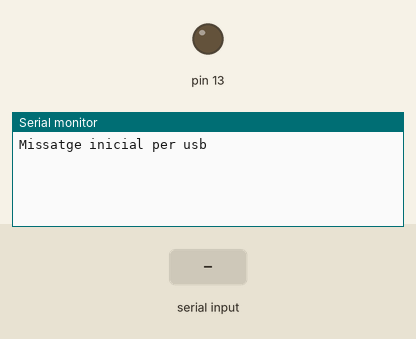
This sketch was run on a simulated Arduino Uno, built with avr-gcc and run on an emulated ATmega328P. Parts: output pins drawn as LEDs (lit = HIGH), the last lines printed to the serial monitor. The inputs (shaded band) are chosen by the test bench.

Above: at 1.2 s.
1.3 s: "1" received over the second serial link
At 2.5 s:
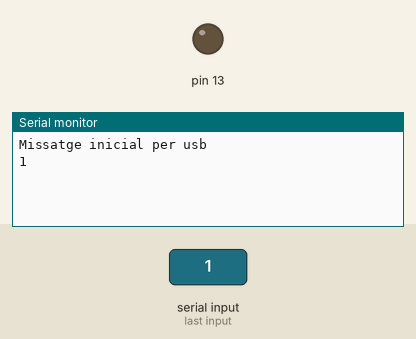
2.8 s: "?" received over the second serial link
At 3.7 s:
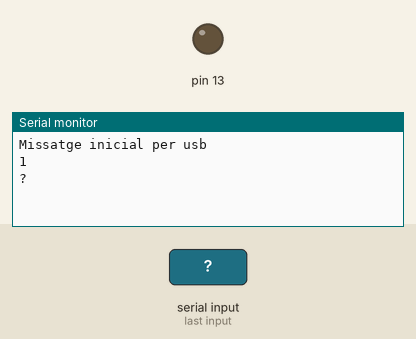

The sketch:

Test_Communication.ino
```cpp
#include <SoftwareSerial.h>
#define BT_TX 10
#define BT_RX 11

#define USB_BAUD_RATE 9600

SoftwareSerial BT(BT_TX,BT_RX);

// creates a "virtual" serial port/UART
// connect BT module TX to D10
// connect BT module RX to D11
// connect BT Vcc to 5V, GND to GND
void setup()
{
  // set digital pin to control as an output
  pinMode(13, OUTPUT);
  Serial.begin(USB_BAUD_RATE);
  // set the data rate for the SoftwareSerial port
  BT.begin(9600);

  // Send test message to other device
  Serial.println("Missatge inicial per usb");
  BT.println("Diarrea de penes");
}
char a; // stores incoming character from other device
void loop()
{
  //test1();
  test2();
}

void test1(){

  if (BT.available())
  {
    a=(BT.read());
    Serial.println(a);
    if (a=='1')
    {
      digitalWrite(13, HIGH);
      Serial.println("new Data: "+a);
      BT.println("LED on");
    }
    if (a=='2')
    {
      digitalWrite(13, LOW);
      Serial.println("new Data: "+a);
      BT.println("LED off");
    }
    if (a=='?')
    {
      Serial.println("new Data: "+a);
      BT.println("Send '1' to turn LED on");
      BT.println("Send '2' to turn LED on");
    }
  }
}

void test2(){
 boolean isSend=false;

 while(BT.available()){
  isSend=true;
  char r = BT.read();
  Serial.print(r);
 }

if(isSend) Serial.println("");
}
```

Measured:
- after the input at 1.3 s, the serial monitor: prints a new line at once (image 1)
- after the input at 2.8 s, the serial monitor: prints a new line at once (image 2)
